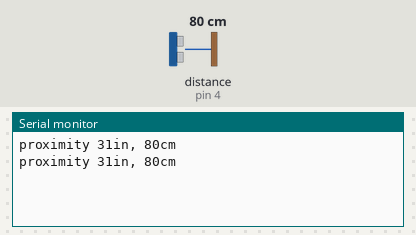
The sketch below on a simulated Arduino Uno, built with avr-gcc and run on an emulated ATmega328P. Shown: the last lines printed to the serial monitor. Wiring (inferred from the names in the program): ultrasonic range finder: trigger pin 3; echo pin 4. Inputs (shaded band) come from the test bench; at power-on: distance to the obstacle (sensor on pin 4) 80 cm. The echo pulse lasts 58.3 µs per cm.

Above: at 1.8 s.
1.9 s: distance to the obstacle (sensor on pin 4) set to 2 cm
At 2.4 s:
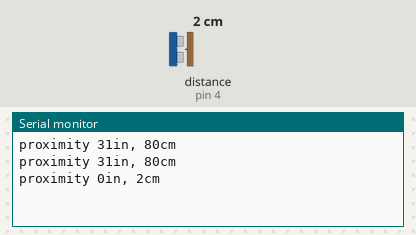
3.4 s: distance to the obstacle (sensor on pin 4) set to 4 cm
At 4.8 s:
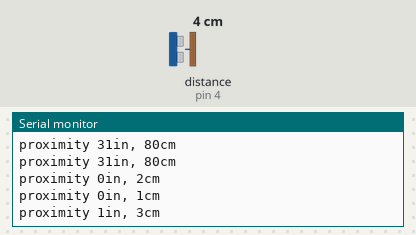
Timing chart, 0 to 6.4 s (numbered marks = the images above; inputs shaded):
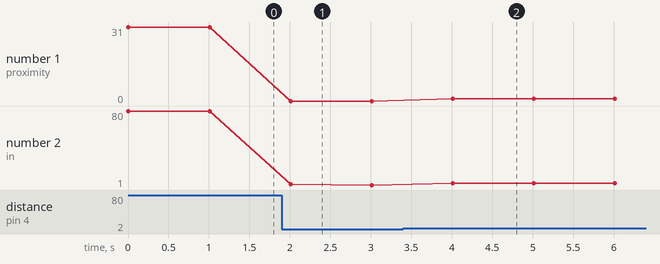

Measured:
- after the input at 1.9 s, the serial monitor: prints a new line after 0.11 s (image 1)
- after the input at 3.4 s, the serial monitor: prints a new line after 0.61 s (image 2)
- plotted number 1: 31 → 0 after the input at 1.9 s
- plotted number 2: 80 → 1 after the input at 1.9 s, 1 → 3 after the input at 3.4 s

The sketch:

proximity.ino
```cpp
//inspired from http://www.instructables.com/id/Easy-ultrasonic-4-pin-sensor-monitoring-hc-sr04/

int trig = 3;
int echo = 4;

void setup() {
  // put your setup code here, to run once:
  Serial.begin(9600);
  pinMode(echo,INPUT);
  pinMode(trig, OUTPUT);

}

void loop() {
  long duration, inches, cm;

  digitalWrite(trig, LOW);
  delayMicroseconds(2);
  digitalWrite(trig, HIGH);
  delayMicroseconds(5);
  digitalWrite(trig, LOW);

  duration = pulseIn(echo, HIGH);

  // convert the time into a distance
  inches = microsecondsToInches(duration);
  cm = microsecondsToCentimeters(duration);

  Serial.print("proximity ");
  Serial.print(inches);
  Serial.print("in, ");
  Serial.print(cm);
  Serial.print("cm");
  Serial.println();

  delay(1000);

}

long microsecondsToInches(long microseconds)
{
// According to Parallax's datasheet for the PING))), there are
// 73.746 microseconds per inch (i.e. sound travels at 1130 feet per
// second). This gives the distance travelled by the ping, outbound
// and return, so we divide by 2 to get the distance of the obstacle.
// See: http://www.parallax.com/dl/docs/prod/acc/28015-PI...
return microseconds / 74 / 2;
}

long microsecondsToCentimeters(long microseconds)
{
// The speed of sound is 340 m/s or 29 microseconds per centimeter.
// The ping travels out and back, so to find the distance of the
// object we take half of the distance travelled.
return microseconds / 29 / 2;
}
```
